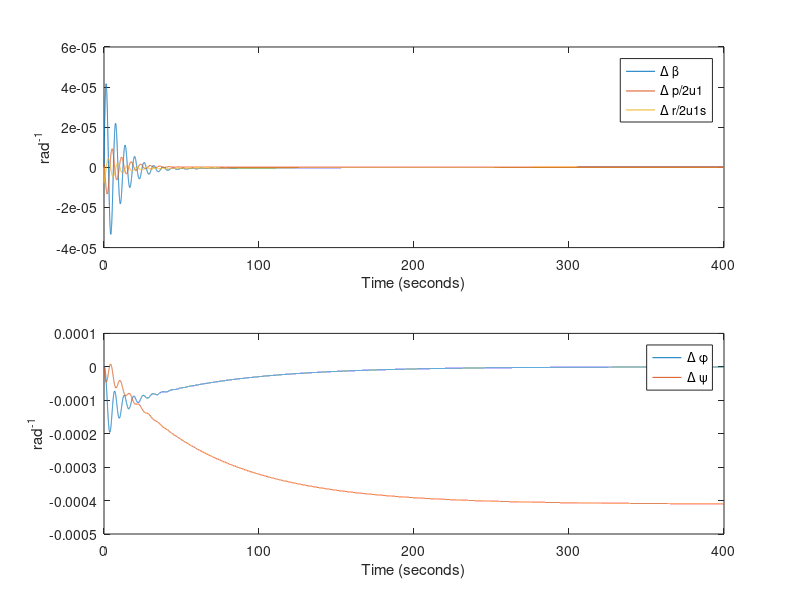

This figure's MATLAB source: (Note: this script raises an error after producing the figure.)
clear all; close all; clc;
m= 636636;
Ixx = 1.82*10^7*32.1740486;
Izz = 4.97*10^7*32.1740486;
Ixz = 9.70*10^5*32.1740486;
S = 5500;
b = 195.7;
u1 = 673.436;
theta = 2.4/180*pi;
rho = 1.2673*10^-3*32.1740486;
q = 1/2*rho*u1^2;
g = 32.17405;

%%
Cyb = -0.9;
Cyp = 0;
Cyr = 0;
Cyda = 0;
Cydr = 0.12;
Clb = -0.16;
Clp = -0.34;
Clr = 0.13;
Clda = 0.013;
Cldr = 0.0080;
Cnb = 0.16;
CnTb = 0;
Cnp = -0.026;
Cnr = -0.28;
CnTr = 0;
Cnda = 0.0018;
Cndr = -0.1;

Yb = q*S/m*Cyb;
Yp = q*S*b/(2*m*u1)*Cyp;
Yr = q*S*b/(2*m*u1)*Cyr;
Yda = q*S/m*Cyda;
Ydr = q*S/m*Cydr;
Lb  = q*S*b/Ixx*Clb;
Lp = q*S*b^2/(2*Ixx*u1)*Clp;
Lr = q*S*b^2/(2*Ixx*u1)*Clr;
Lda = q*S*b/Ixx*Clda;
Ldr = q*S*b/Ixx*Cldr;
Nb  = q*S*b/Izz*Cnb;
NTb = q*S*b/Izz*CnTb;
Np = q*S*b^2/(2*Izz*u1)*Cnp;
Nr = q*S*b^2/(2*Izz*u1)*Cnr;
NTr = q*S*b^2/(2*Izz*u1)*CnTr;
Nda = q*S*b/Izz*Cnda;
Ndr = q*S*b/Izz*Cndr;

M = [u1 0 0 0 0;
    0 1 -Ixz/Ixx 0 0;
    0 -Ixz/Izz 1 0 0;
    0 0 0 1 0;
    0 0 0 0 1];

R= [Yb Yp Yr-u1 g*cos(theta) 0;
    Lb Lp Lr 0 0;
    Nb+NTb Np Nr+NTr 0 0;
    0 1 tan(theta) 0 0;
    0 0 sec(theta) 0 0];
F = [Yda Ydr;
    Lda Ldr;
    Nda Ndr;
    0 0;
    0 0];

A = inv(M)*R;
B = inv(M)*F;
% disp(A)
% 
% A = [-0.1067 0 -1 0.0477 0;
%     -2.7427 -0.8404 0.3264 0 0;
%     1.0146 -0.0176 -0.2554 0 0;
%     0 1 0.0419 0 0;
%     0 0 1.0009 0 0];
% B = [0 0.0142;
%     0.2211 0.1482;
%     0.0096 -0.6231;
%     0 0;
%     0 0];
C = eye(5);
D = zeros(5,2);

sys = ss(A,B,C,D);

t = 0:0.01:400;

figure,
impRud(2,:) = zeros(length(t),1);
impRud(1,:) = zeros(length(t),1);
impRud(2,1) = 1/180*pi; % rad
impRudResponse = lsim(sys,impRud,t);
impRudResponse(:,2) = impRudResponse(:,2)*b/(2*u1);
impRudResponse(:,3) = impRudResponse(:,3)*b/(2*u1);
subplot(2,1,1)
plot(t,impRudResponse(:,1:3))
legend('\Delta \beta', '\Delta p/2u1', '\Delta r/2u1s')
ylabel('rad^{-1}')
xlabel('Time (seconds)')
subplot(2,1,2)
plot(t,impRudResponse(:,4:5))
ylabel('rad^{-1}')
xlabel('Time (seconds)')
legend('\Delta \phi', '\Delta \psi')
sgtitle('Rudder Impulse Response')



figure,
impA(2,:) = zeros(length(t),1);
impA(1,:) = zeros(length(t),1);
impA(1,1) = 1/180*pi; % rad
impAResponse = lsim(sys,impA,t);
impAResponse(:,2) = impAResponse(:,2)*b/(2*u1);
impAResponse(:,3) = impAResponse(:,3)*b/(2*u1);
subplot(2,1,1)
plot(t,impAResponse(:,1:3))
legend('\Delta \beta', '\Delta p/2u1', '\Delta r/2u1s')
ylabel('rad^{-1}')
xlabel('Time (seconds)')
subplot(2,1,2)
plot(t,impAResponse(:,4:5))
ylabel('rad^{-1}')
xlabel('Time (seconds)')
legend('\Delta \phi', '\Delta \psi')
sgtitle('Aerlion Impulse Response')


stept = 0:0.01:100;
figure,
stepRud(2,:) = ones(length(stept),1);
stepRud(1,:) = zeros(length(stept),1);
stepRud(2,1:10) = 0;
stepRudResponse = lsim(sys,stepRud,stept);
subplot(2,1,1)
plot(stept,stepRudResponse(:,1:3))
ylabel('rad^{-1}')
xlabel('Time (seconds)')
legend('\Delta \beta', '\Delta p', '\Delta r')
subplot(2,1,2)
plot(stept,stepRudResponse(:,4:5))
ylabel('rad^{-1}')
xlabel('Time (seconds)')
legend('\Delta \phi', '\Delta \psi')
sgtitle('Rudder Step Response')

figure,
stepA(2,:) = zeros(length(stept),1);
stepA(1,:) = ones(length(stept),1);
stepA(1,1:10) = 0;
stepAResponse = lsim(sys,stepA,stept);
subplot(2,1,1)
plot(stept,stepAResponse(:,1:3))
ylabel('rad^{-1}')
xlabel('Time (seconds)')
legend('\Delta \beta', '\Delta p', '\Delta r')
subplot(2,1,2)
plot(stept,stepAResponse(:,4:5))
ylabel('rad^{-1}')
xlabel('Time (seconds)')
legend('\Delta \phi', '\Delta \psi')
sgtitle('Aerlion Step Response')
